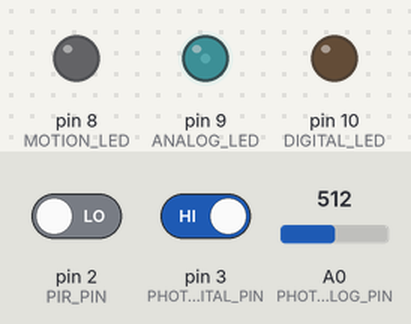
Bench run of a sketch on a simulated Arduino Uno, built with avr-gcc and run on an emulated ATmega328P. On the bench: output pins drawn as LEDs (lit = HIGH). The test bench sets the inputs (shaded band); at power-on: A0 (PHOTO_ANALOG_PIN) = 512, pin 2 (PIR_PIN) LOW, pin 3 (PHOTO_DIGITAL_PIN) HIGH. What the sketch prints to the serial monitor is not drawn.

Above: at 3.4 s.
3.5 s: A0 (PHOTO_ANALOG_PIN) set to 306
At 4.2 s:
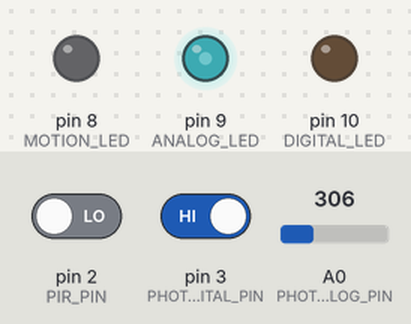
5.4 s: pin 2 (PIR_PIN) driven HIGH
At 7.5 s:
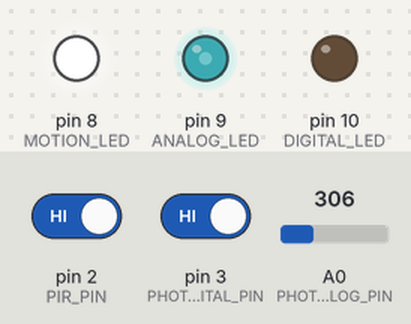
7.8 s: pin 3 (PHOTO_DIGITAL_PIN) driven LOW
At 9.2 s:
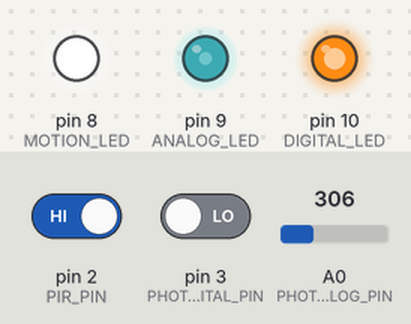
9.7 s: A0 (PHOTO_ANALOG_PIN) set to 140
At 11.1 s:
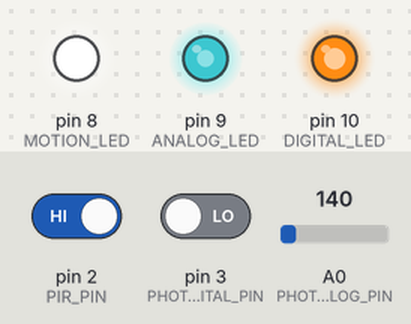
11.9 s: A0 (PHOTO_ANALOG_PIN) set to 70
At 14.3 s:
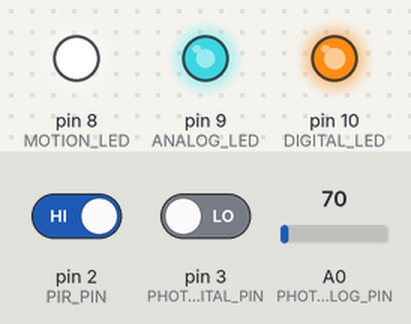
14.7 s: pin 2 (PIR_PIN) driven LOW
At 17.2 s:
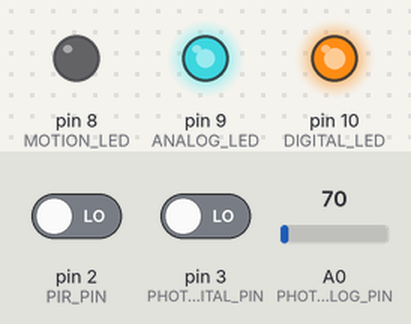
Timing chart, 0 to 18.5 s (numbered marks = the images above; inputs shaded):
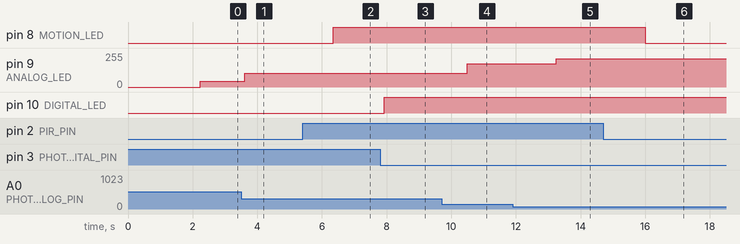

Measured:
- after the input at 3.5 s, pin 9 (ANALOG_LED): 44/255 → 104/255 after 0.11 s
- after the input at 5.4 s, pin 8 (MOTION_LED): LOW → HIGH after 0.94 s
- after the input at 7.8 s, pin 10 (DIGITAL_LED): LOW → HIGH after 0.12 s
- after the input at 9.7 s, pin 9 (ANALOG_LED): 104/255 → 176/255 after 0.79 s
- after the input at 11.9 s, pin 9 (ANALOG_LED): 176/255 → 213/255 after 1.4 s
- after the input at 14.7 s, pin 8 (MOTION_LED): HIGH → LOW after 1.3 s

The sketch:

sketch.ino
```cpp
const int PIR_PIN = 2;
const int PHOTO_DIGITAL_PIN = 3;
const int PHOTO_ANALOG_PIN = A0;

const int MOTION_LED = 8;   // White LED
const int ANALOG_LED = 9;   // Blue LED
const int DIGITAL_LED = 10; // Orange LED

const int LIGHT_THRESHOLD = 512;

void setup()
{
  Serial.begin(9600);

  pinMode(PIR_PIN, INPUT);
  pinMode(PHOTO_DIGITAL_PIN, INPUT);
  pinMode(MOTION_LED, OUTPUT);
  pinMode(ANALOG_LED, OUTPUT);
  pinMode(DIGITAL_LED, OUTPUT);

  Serial.println("========================================");
  Serial.println("Motion & Photoresistor Sensor Demo");
  Serial.println("========================================");
  Serial.println("White LED (Pin 8)  - Motion Detection");
  Serial.println("Blue LED (Pin 9)   - Analog Light Level");
  Serial.println("Orange LED (Pin 10) - Digital Light Status");
  Serial.println("========================================");
  delay(2000);
  Serial.println("System Ready!\n");
}

void loop()
{
  Serial.println("========================================");

  // PIR Motion Sensor
  int motionDetected = digitalRead(PIR_PIN);

  if (motionDetected == HIGH)
  {
    digitalWrite(MOTION_LED, HIGH);
    Serial.println(">>> MOTION DETECTED! <<<");
  }
  else
  {
    digitalWrite(MOTION_LED, LOW);
    Serial.println("Motion: None");
  }

  // Photoresistor Analog Output
  int analogValue = analogRead(PHOTO_ANALOG_PIN);

  // Exponential curve for visible brightness changes
  float normalizedValue = (1023.0 - analogValue) / 1023.0;
  float gamma = 2.5;
  float correctedValue = pow(normalizedValue, gamma);
  int ledBrightness = (int)(correctedValue * 255.0);
  ledBrightness = constrain(ledBrightness, 0, 255);

  analogWrite(ANALOG_LED, ledBrightness);

  // Convert to lux
  const float GAMMA_LUX = 0.7;
  const float RL10 = 50;
  float voltage = analogValue / 1024.0 * 5.0;
  float resistance = 2000.0 * voltage / (1.0 - voltage / 5.0);
  float lux = pow(RL10 * 1e3 * pow(10, GAMMA_LUX) / resistance, (1.0 / GAMMA_LUX));

  Serial.println("\n--- ANALOG OUTPUT (Blue LED) ---");
  Serial.print("Raw Value: ");
  Serial.print(analogValue);
  Serial.print(" | Voltage: ");
  Serial.print(voltage, 2);
  Serial.print("V | Light: ");

  if (isfinite(lux))
  {
    Serial.print((int)lux);
    Serial.println(" lux");
  }
  else
  {
    Serial.println("Very Bright");
  }

  Serial.print("Brightness: ");
  Serial.print(ledBrightness);
  Serial.print("/255 (");
  Serial.print((ledBrightness * 100) / 255);
  Serial.print("%) ");

  if (ledBrightness < 25)
  {
    Serial.println("- OFF/VERY DIM");
  }
  else if (ledBrightness < 80)
  {
    Serial.println("- DIM");
  }
  else if (ledBrightness < 150)
  {
    Serial.println("- MEDIUM");
  }
  else if (ledBrightness < 220)
  {
    Serial.println("- BRIGHT");
  }
  else
  {
    Serial.println("- VERY BRIGHT");
  }

  Serial.print("Bar: [");
  int bars = map(ledBrightness, 0, 255, 0, 20);
  for (int i = 0; i < bars; i++)
    Serial.print("█");
  for (int i = bars; i < 20; i++)
    Serial.print("░");
  Serial.println("]");

  // Photoresistor Digital Output
  int digitalValue = digitalRead(PHOTO_DIGITAL_PIN);

  if (digitalValue == LOW)
  {
    digitalWrite(DIGITAL_LED, HIGH);
    Serial.println("\n--- DIGITAL OUTPUT (Orange LED) ---");
    Serial.println("Status: BRIGHT | Orange LED: ON");
  }
  else
  {
    digitalWrite(DIGITAL_LED, LOW);
    Serial.println("\n--- DIGITAL OUTPUT (Orange LED) ---");
    Serial.println("Status: DARK | Orange LED: OFF");
  }

  // Custom Threshold
  Serial.println("\n--- CUSTOM THRESHOLD ---");
  if (analogValue > LIGHT_THRESHOLD)
  {
    Serial.print("Value (");
    Serial.print(analogValue);
    Serial.print(") > (");
    Serial.print(LIGHT_THRESHOLD);
    Serial.println(") = DARK");
  }
  else
  {
    Serial.print("Value (");
    Serial.print(analogValue);
    Serial.print(") ≤ (");
    Serial.print(LIGHT_THRESHOLD);
    Serial.println(") = BRIGHT");
  }

  Serial.println("========================================\n");
  delay(1000);
}
```
